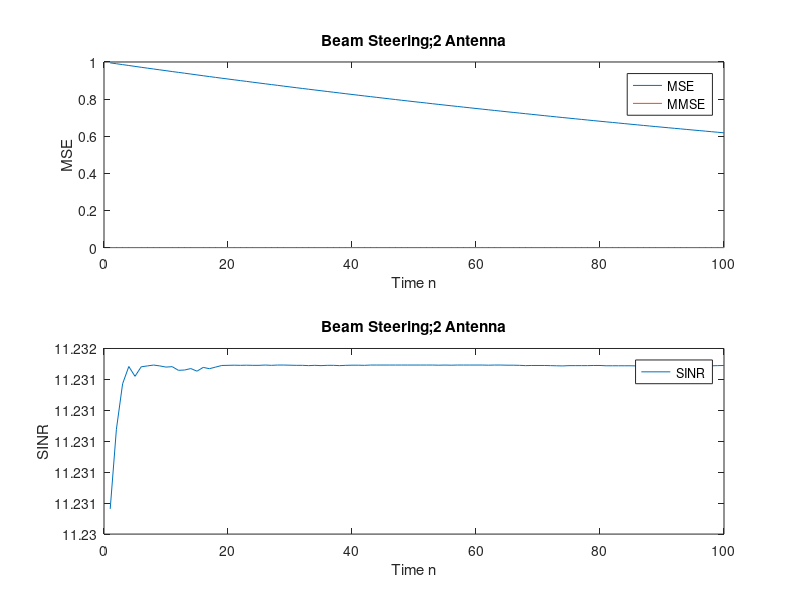

Write MATLAB code to recreate this figure.
%Beam Steering
%Choose Starting Point to Be Zero Vector!!!!!!

clc
clear

H=[-0.9704 + 0.4012i;1.0291 - 0.4917i];

w=[0;0];

sigma = sqrt(10^(-3));
StepSize = 10^(-3);

R=H*H'+sigma^2+eye(2);
e = eig(R);

w_wiener = inv(H*H'+sigma^2)*H;
SINR_wiener = norm(w_wiener'*H)^2/norm(w_wiener'*sigma^2*w_wiener); 

for iteration = 1:10^(2)
    
            iteration

            if rand-0.5 >= 0
                        x(iteration) = 1;
                    else
                        x(iteration) = -1;
            end

            y= H*x(iteration)+sigma*(1/sqrt(2))*[(randn(1,1)+1i*randn(1,1));(randn(1,1)+1i*randn(1,1))]; 
            w = w+StepSize*y*conj(x(iteration)-w'*y);
            
            MSE(iteration) = real( 1-H'*w-w'*H+w'*H*H'*w+w'*(sigma^2)*eye(2)*w  );
            SNR(iteration)= norm( w'*H )^2/norm( w'*sigma^2*eye(2)*w ); 
            MMSE(iteration)= real( 1-H'*inv(H*H'+eye(2)*sigma^2)*H );
            
end 
    

   
    
x=1:iteration;

subplot(2,1,1)
plot(x,MSE(x),x,MMSE(x))
legend('MSE','MMSE')
xlabel('Time n')
ylabel('MSE')
title('Beam Steering;2 Antenna')

subplot(2,1,2)
plot(x,log2(1+SNR(x)))
legend('SINR')
xlabel('Time n')
ylabel('SINR')
title('Beam Steering;2 Antenna')


